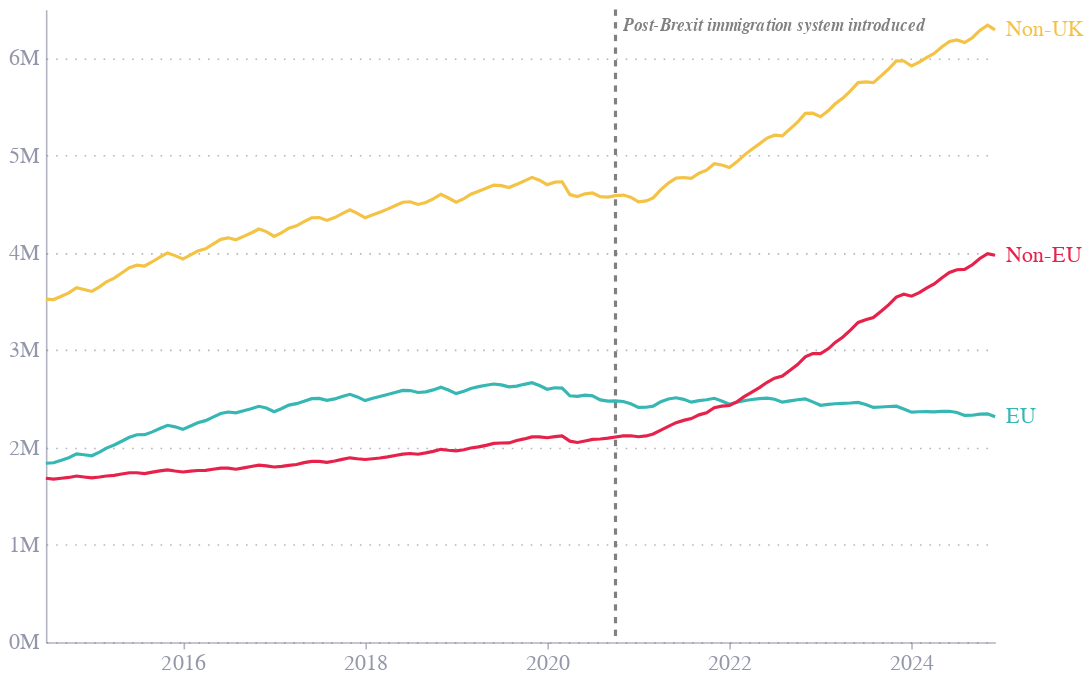

Notebook code for this chart:
### Code cell
lines = alt.Chart(jobs_melt).mark_line().encode(
    x=alt.X('Date:T', axis=alt.Axis(labelFontSize=14, tickCount=5)),
    y=alt.Y('Jobs Held', axis=alt.Axis(labelExpr="datum.value / 1e6 + 'M'", labelFontSize=14)),
    color='Employee Origin',
    tooltip=[
        alt.Tooltip('Date', title='Date'),
        alt.Tooltip('Jobs Held label', title='Jobs Held'),
        alt.Tooltip('Employee Origin', title='Employee Origin')
    ]
).properties(
    height=400,
    width=600)
last_points = jobs_melt.loc[jobs_melt.groupby('Employee Origin')['Date'].idxmax()]

text = alt.Chart(last_points).mark_text(fontSize=14).encode(
    x=alt.X('Date:T'),
    y=alt.Y('Jobs Held', axis=alt.Axis(labelExpr="datum.value / 1e6 + 'M'")),
    text=alt.Text('Employee Origin'),
    color=alt.Color('Employee Origin', legend=None)
)

brexit_line = alt.Chart(pd.DataFrame({'Date': [pd.to_datetime('2020-10-01')]})).mark_rule(strokeWidth=2, strokeDash=[4,4], color='gray').encode(x='Date:T')
brexit_text = alt.Chart(pd.DataFrame({'Date': [pd.to_datetime('2020-10-01')], 'label': ['Post-Brexit immigration system introduced'] })).mark_text(
    align='left',
    dx=5,
    dy=-190,
    fontSize=11,
    fontWeight='bold',
    fontStyle='italic',
    color='gray'
).encode(
    x='Date:T',
    text='label'
)

chart2 = brexit_line + lines + text + brexit_text
chart2

### Figure 1 — Vega-Lite specification as saved in the notebook (floating-point values rounded to 4 significant figures; data arrays with more than 128 entries replaced by an {"elided": "..."} marker saying what was removed)
{"config": {"font": "Circular Std", "text": {"color": "#676A86", "align": "left", "baseline": "middle", "dx": 7, "dy": 0, "fontSize": 11}, "view": {"stroke": null, "continuousWidth": 400, "continuousHeight": 300, "discreteWidth": 400, "discreteHeight": 300}, "range": {"category": ["#36B7B4", "#E6224B", "#F4C245", "#0063AF", "#00A767", "#179FDB", "#EB5C2E"], "diverging": ["#E6224B", "#E54753", "#C9C9C9", "#179FDB", "#122B39"], "heatmap": ["#C9C9C9", "#179FDB", "#0063AF", "#122B39"], "ordinal": ["#00A767", "#36B7B4", "#179FDB", "#0063AF", "#243B5A"]}, "bar": {"color": "#179fdb"}, "line": {"color": "#e6224b"}, "rule": {"color": "#676A86"}, "area": {"opacity": 0.3}, "point": {"filled": true, "size": 80, "color": "#e6224b", "opacity": 0.95}, "geoshape": {"stroke": "white", "strokeWidth": 0.3}, "rect": {"fill": "#d6d4d4", "opacity": 0.3}, "axis": {"labelColor": "#676A86", "labelFontSize": 11, "labelFont": "Circular Std", "labelOpacity": 0.7, "tickColor": "#676A86", "tickOpacity": 0.5, "domainColor": "#676A86", "domainOpacity": 0.5, "gridColor": "#676A86", "gridDash": [2, 2], "gridOpacity": 0.5, "title": null, "titleColor": "#676A86", "titleOpacity": 0.8, "tickSize": 4}, "axisXDiscrete": {"grid": false, "labelAngle": 0, "tickCount": 10, "tickOpacity": 0.5, "title": null}, "axisYDiscrete": {"ticks": false, "labelPadding": 5}, "axisXTemporal": {"grid": false, "ticks": true}, "axisXQuantitative": {"grid": true}, "axisYQuantitative": {"gridColor": "#676A86", "gridDash": [1, 5], "gridOpacity": 0.5, "ticks": false, "labelPadding": 5, "tickCount": 8, "titleAngle": 0, "titleAlign": "left", "titleBaseline": "bottom", "titleX": 0, "titleY": -5}, "title": {"color": "#676A86E6", "subtitleColor": "#676A86", "font": "Circular Std", "subtitleFont": "Circular Std", "anchor": "start", "fontSize": 14, "subtitleFontSize": 12, "subtitlePadding": 4, "offset": 0, "frame": "group"}, "legend": {"titleColor": "#122b39", "title": null, "labelColor": "#122b39", "labelFontSize": 11}}, "layer": [{"data": {"name": "data-94706862fb72b7bc76fd5f5557162103"}, "mark": {"type": "rule", "color": "gray", "strokeDash": [4, 4], "strokeWidth": 2}, "encoding": {"x": {"field": "Date", "type": "temporal"}}}, {"data": {"name": "data-a369beff5055ad61bbbc8d4a4b95bec1"}, "mark": {"type": "line"}, "encoding": {"color": {"field": "Employee Origin", "type": "nominal"}, "tooltip": [{"field": "Date", "title": "Date", "type": "temporal"}, {"field": "Jobs Held label", "title": "Jobs Held", "type": "nominal"}, {"field": "Employee Origin", "title": "Employee Origin", "type": "nominal"}], "x": {"axis": {"labelFontSize": 14, "tickCount": 5}, "field": "Date", "type": "temporal"}, "y": {"axis": {"labelExpr": "datum.value / 1e6 + 'M'", "labelFontSize": 14}, "field": "Jobs Held", "type": "quantitative"}}}, {"data": {"name": "data-b66c313e0602c66fa6e8a9110b798033"}, "mark": {"type": "text", "fontSize": 14}, "encoding": {"color": {"field": "Employee Origin", "legend": null, "type": "nominal"}, "text": {"field": "Employee Origin", "type": "nominal"}, "x": {"field": "Date", "type": "temporal"}, "y": {"axis": {"labelExpr": "datum.value / 1e6 + 'M'"}, "field": "Jobs Held", "type": "quantitative"}}}, {"data": {"name": "data-e33ec32795b144928c43a57e97a8ae78"}, "mark": {"type": "text", "align": "left", "color": "gray", "dx": 5, "dy": -190, "fontSize": 11, "fontStyle": "italic", "fontWeight": "bold"}, "encoding": {"text": {"field": "label", "type": "nominal"}, "x": {"field": "Date", "type": "temporal"}}}], "height": 400, "width": 600, "$schema": "https://vega.github.io/schema/vega-lite/v5.20.1.json", "datasets": {"data-94706862fb72b7bc76fd5f5557162103": [{"Date": "2020-10-01T00:00:00"}], "data-a369beff5055ad61bbbc8d4a4b95bec1": {"elided": "378 records"}, "data-b66c313e0602c66fa6e8a9110b798033": [{"Date": "2024-12-01T00:00:00", "Employee Origin": "EU", "Jobs Held": 2316000.0, "Jobs Held label": "2.3M"}, {"Date": "2024-12-01T00:00:00", "Employee Origin": "Non-EU", "Jobs Held": 3975000.0, "Jobs Held label": "4.0M"}, {"Date": "2024-12-01T00:00:00", "Employee Origin": "Non-UK", "Jobs Held": 6291000.0, "Jobs Held label": "6.3M"}], "data-e33ec32795b144928c43a57e97a8ae78": [{"Date": "2020-10-01T00:00:00", "label": "Post-Brexit immigration system introduced"}]}}
